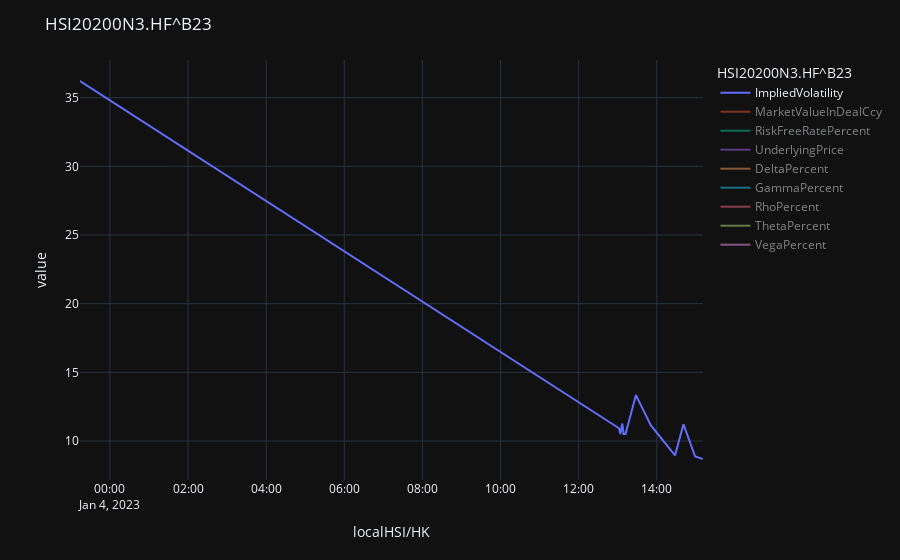

The notebook cell this image was saved under:
### Code cell
# # Create Graph's Dataframe

for i_str in HSI_IPA_df_graph0.columns:
    HSI_IPA_df_graph0[i_str] = pd.to_numeric(HSI_IPA_df_graph0[i_str])


# # Create plot layout

fig: plotly.graph_objs._figure.Figure = px.line(HSI_IPA_df_graph0)  # This is just to see the implied vol graph when that field is available

# Format Graph: https://plotly.com/python/tick-formatting/
fig.update_layout(
    title=list(HSI_test['valid_ric'][0].keys())[0],
    template='plotly_dark')

# Make it so that only one line is shown by default: # https://stackoverflow.com/questions/73384807/plotly-express-plot-subset-of-dataframe-columns-by-default-and-the-rest-as-opt
fig.for_each_trace(lambda t: t.update(
    visible=True if t.name in HSI_IPA_df_graph0.columns[:1] else "legendonly"))


# # Add shade in Non Trading Hours

# Create purple areas for weekends:
shapes: list[dict[str, str | dict[str, str | int] | pd._libs.tslibs.timestamps.Timestamp]] = [
    {'type': "rect", 'xref': 'x', 'yref': 'paper',
     'fillcolor': 'purple', 'opacity': 0.35,
     "line": {"color": "purple", "width": 0},
     'x0': i[0], 'y0': 0,
     'x1': i[1], 'y1': 1}
     for i in Get_weekend_days(df=HSI_IPA_df_graph0, tz=None)]

fig.update_layout(shapes=shapes,)

fig.show()

### Figure 1 — Plotly figure (JSON) as saved in the notebook; plotly's stock layout.template omitted (floating-point values rounded to 4 significant figures)
{"data": [{"hovertemplate": "HSI20200N3.HF^B23=ImpliedVolatility<br>localHSI/HK=%{x}<br>value=%{y}<extra></extra>", "legendgroup": "ImpliedVolatility", "line": {"color": "#636efa", "dash": "solid"}, "marker": {"symbol": "circle"}, "mode": "lines", "name": "ImpliedVolatility", "orientation": "v", "showlegend": true, "type": "scatter", "visible": true, "x": ["2023-01-03T23:14:00+08:00", "2023-01-04T13:02:00+08:00", "2023-01-04T13:04:00+08:00", "2023-01-04T13:07:00+08:00", "2023-01-04T13:09:00+08:00", "2023-01-04T13:12:00+08:00", "2023-01-04T13:28:00+08:00", "2023-01-04T13:29:00+08:00", "2023-01-04T13:51:00+08:00", "2023-01-04T14:28:00+08:00", "2023-01-04T14:41:00+08:00", "2023-01-04T14:59:00+08:00", "2023-01-04T15:11:00+08:00"], "xaxis": "x", "y": [36.21, 10.93, 10.51, 11.27, 10.51, 10.51, 13.35, 13.23, 11.14, 8.953, 11.22, 8.87, 8.692], "yaxis": "y"}, {"hovertemplate": "HSI20200N3.HF^B23=MarketValueInDealCcy<br>localHSI/HK=%{x}<br>value=%{y}<extra></extra>", "legendgroup": "MarketValueInDealCcy", "line": {"color": "#EF553B", "dash": "solid"}, "marker": {"symbol": "circle"}, "mode": "lines", "name": "MarketValueInDealCcy", "orientation": "v", "showlegend": true, "type": "scatter", "visible": "legendonly", "x": ["2023-01-03T23:14:00+08:00", "2023-01-04T13:02:00+08:00", "2023-01-04T13:04:00+08:00", "2023-01-04T13:07:00+08:00", "2023-01-04T13:09:00+08:00", "2023-01-04T13:12:00+08:00", "2023-01-04T13:28:00+08:00", "2023-01-04T13:29:00+08:00", "2023-01-04T13:51:00+08:00", "2023-01-04T14:28:00+08:00", "2023-01-04T14:41:00+08:00", "2023-01-04T14:59:00+08:00", "2023-01-04T15:11:00+08:00"], "xaxis": "x", "y": [805, 661, 655, 666, 655, 655, 699, 697, 664, 635, 665, 634, 632], "yaxis": "y"}, {"hovertemplate": "HSI20200N3.HF^B23=RiskFreeRatePercent<br>localHSI/HK=%{x}<br>value=%{y}<extra></extra>", "legendgroup": "RiskFreeRatePercent", "line": {"color": "#00cc96", "dash": "solid"}, "marker": {"symbol": "circle"}, "mode": "lines", "name": "RiskFreeRatePercent", "orientation": "v", "showlegend": true, "type": "scatter", "visible": "legendonly", "x": ["2023-01-03T23:14:00+08:00", "2023-01-04T13:02:00+08:00", "2023-01-04T13:04:00+08:00", "2023-01-04T13:07:00+08:00", "2023-01-04T13:09:00+08:00", "2023-01-04T13:12:00+08:00", "2023-01-04T13:28:00+08:00", "2023-01-04T13:29:00+08:00", "2023-01-04T13:51:00+08:00", "2023-01-04T14:28:00+08:00", "2023-01-04T14:41:00+08:00", "2023-01-04T14:59:00+08:00", "2023-01-04T15:11:00+08:00"], "xaxis": "x", "y": [0.7605, 0.7255, 0.7255, 0.7255, 0.7255, 0.7255, 0.7255, 0.7255, 0.7255, 0.7255, 0.7255, 0.7255, 0.7255], "yaxis": "y"}, {"hovertemplate": "HSI20200N3.HF^B23=UnderlyingPrice<br>localHSI/HK=%{x}<br>value=%{y}<extra></extra>", "legendgroup": "UnderlyingPrice", "line": {"color": "#ab63fa", "dash": "solid"}, "marker": {"symbol": "circle"}, "mode": "lines", "name": "UnderlyingPrice", "orientation": "v", "showlegend": true, "type": "scatter", "visible": "legendonly", "x": ["2023-01-03T23:14:00+08:00", "2023-01-04T13:02:00+08:00", "2023-01-04T13:04:00+08:00", "2023-01-04T13:07:00+08:00", "2023-01-04T13:09:00+08:00", "2023-01-04T13:12:00+08:00", "2023-01-04T13:28:00+08:00", "2023-01-04T13:29:00+08:00", "2023-01-04T13:51:00+08:00", "2023-01-04T14:28:00+08:00", "2023-01-04T14:41:00+08:00", "2023-01-04T14:59:00+08:00", "2023-01-04T15:11:00+08:00"], "xaxis": "x", "y": [20150.0, 20790.0, 20790.0, 20790.0, 20790.0, 20790.0, 20790.0, 20790.0, 20790.0, 20790.0, 20790.0, 20790.0, 20790.0], "yaxis": "y"}, {"hovertemplate": "HSI20200N3.HF^B23=DeltaPercent<br>localHSI/HK=%{x}<br>value=%{y}<extra></extra>", "legendgroup": "DeltaPercent", "line": {"color": "#FFA15A", "dash": "solid"}, "marker": {"symbol": "circle"}, "mode": "lines", "name": "DeltaPercent", "orientation": "v", "showlegend": true, "type": "scatter", "visible": "legendonly", "x": ["2023-01-03T23:14:00+08:00", "2023-01-04T13:02:00+08:00", "2023-01-04T13:04:00+08:00", "2023-01-04T13:07:00+08:00", "2023-01-04T13:09:00+08:00", "2023-01-04T13:12:00+08:00", "2023-01-04T13:28:00+08:00", "2023-01-04T13:29:00+08:00", "2023-01-04T13:51:00+08:00", "2023-01-04T14:28:00+08:00", "2023-01-04T14:41:00+08:00", "2023-01-04T14:59:00+08:00", "2023-01-04T15:11:00+08:00"], "xaxis": "x", "y": [0.5123, 0.8356, 0.8449, 0.8284, 0.8449, 0.8449, 0.7899, 0.7919, 0.8312, 0.8824, 0.8298, 0.8847, 0.8893], "yaxis": "y"}, {"hovertemplate": "HSI20200N3.HF^B23=GammaPercent<br>localHSI/HK=%{x}<br>value=%{y}<extra></extra>", "legendgroup": "GammaPercent", "line": {"color": "#19d3f3", "dash": "solid"}, "marker": {"symbol": "circle"}, "mode": "lines", "name": "GammaPercent", "orientation": "v", "showlegend": true, "type": "scatter", "visible": "legendonly", "x": ["2023-01-03T23:14:00+08:00", "2023-01-04T13:02:00+08:00", "2023-01-04T13:04:00+08:00", "2023-01-04T13:07:00+08:00", "2023-01-04T13:09:00+08:00", "2023-01-04T13:12:00+08:00", "2023-01-04T13:28:00+08:00", "2023-01-04T13:29:00+08:00", "2023-01-04T13:51:00+08:00", "2023-01-04T14:28:00+08:00", "2023-01-04T14:41:00+08:00", "2023-01-04T14:59:00+08:00", "2023-01-04T15:11:00+08:00"], "xaxis": "x", "y": [0.0001927, 0.0003879, 0.0003885, 0.0003867, 0.0003885, 0.0003885, 0.0003699, 0.0003712, 0.0003873, 0.0003775, 0.000387, 0.000376, 0.0003727], "yaxis": "y"}, {"hovertemplate": "HSI20200N3.HF^B23=RhoPercent<br>localHSI/HK=%{x}<br>value=%{y}<extra></extra>", "legendgroup": "RhoPercent", "line": {"color": "#FF6692", "dash": "solid"}, "marker": {"symbol": "circle"}, "mode": "lines", "name": "RhoPercent", "orientation": "v", "showlegend": true, "type": "scatter", "visible": "legendonly", "x": ["2023-01-03T23:14:00+08:00", "2023-01-04T13:02:00+08:00", "2023-01-04T13:04:00+08:00", "2023-01-04T13:07:00+08:00", "2023-01-04T13:09:00+08:00", "2023-01-04T13:12:00+08:00", "2023-01-04T13:28:00+08:00", "2023-01-04T13:29:00+08:00", "2023-01-04T13:51:00+08:00", "2023-01-04T14:28:00+08:00", "2023-01-04T14:41:00+08:00", "2023-01-04T14:59:00+08:00", "2023-01-04T15:11:00+08:00"], "xaxis": "x", "y": [7.656, 13.18, 13.34, 13.06, 13.34, 13.34, 12.4, 12.43, 13.09, 13.94, 13.05, 13.97, 14.04], "yaxis": "y"}, {"hovertemplate": "HSI20200N3.HF^B23=ThetaPercent<br>localHSI/HK=%{x}<br>value=%{y}<extra></extra>", "legendgroup": "ThetaPercent", "line": {"color": "#B6E880", "dash": "solid"}, "marker": {"symbol": "circle"}, "mode": "lines", "name": "ThetaPercent", "orientation": "v", "showlegend": true, "type": "scatter", "visible": "legendonly", "x": ["2023-01-03T23:14:00+08:00", "2023-01-04T13:02:00+08:00", "2023-01-04T13:04:00+08:00", "2023-01-04T13:07:00+08:00", "2023-01-04T13:09:00+08:00", "2023-01-04T13:12:00+08:00", "2023-01-04T13:28:00+08:00", "2023-01-04T13:29:00+08:00", "2023-01-04T13:51:00+08:00", "2023-01-04T14:28:00+08:00", "2023-01-04T14:41:00+08:00", "2023-01-04T14:59:00+08:00", "2023-01-04T15:11:00+08:00"], "xaxis": "x", "y": [-14.25, -3.076, -2.876, -3.238, -2.876, -2.876, -4.216, -4.16, -3.177, -2.143, -3.213, -2.104, -2.022], "yaxis": "y"}, {"hovertemplate": "HSI20200N3.HF^B23=VegaPercent<br>localHSI/HK=%{x}<br>value=%{y}<extra></extra>", "legendgroup": "VegaPercent", "line": {"color": "#FF97FF", "dash": "solid"}, "marker": {"symbol": "circle"}, "mode": "lines", "name": "VegaPercent", "orientation": "v", "showlegend": true, "type": "scatter", "visible": "legendonly", "x": ["2023-01-03T23:14:00+08:00", "2023-01-04T13:02:00+08:00", "2023-01-04T13:04:00+08:00", "2023-01-04T13:07:00+08:00", "2023-01-04T13:09:00+08:00", "2023-01-04T13:12:00+08:00", "2023-01-04T13:28:00+08:00", "2023-01-04T13:29:00+08:00", "2023-01-04T13:51:00+08:00", "2023-01-04T14:28:00+08:00", "2023-01-04T14:41:00+08:00", "2023-01-04T14:59:00+08:00", "2023-01-04T15:11:00+08:00"], "xaxis": "x", "y": [22.78, 14.46, 13.92, 14.86, 13.92, 13.92, 16.83, 16.74, 14.7, 11.5, 14.77, 11.34, 11.01], "yaxis": "y"}], "layout": {"autosize": true, "legend": {"title": {"text": "HSI20200N3.HF^B23"}, "tracegroupgap": 0}, "margin": {"t": 60}, "title": {"text": "HSI20200N3.HF^B23"}, "xaxis": {"anchor": "y", "autorange": true, "domain": [0, 1], "range": ["2023-01-03 23:14", "2023-01-04 15:11"], "title": {"text": "localHSI/HK"}, "type": "date"}, "yaxis": {"anchor": "x", "autorange": true, "domain": [0, 1], "range": [7.163, 37.74], "title": {"text": "value"}, "type": "linear"}}}
